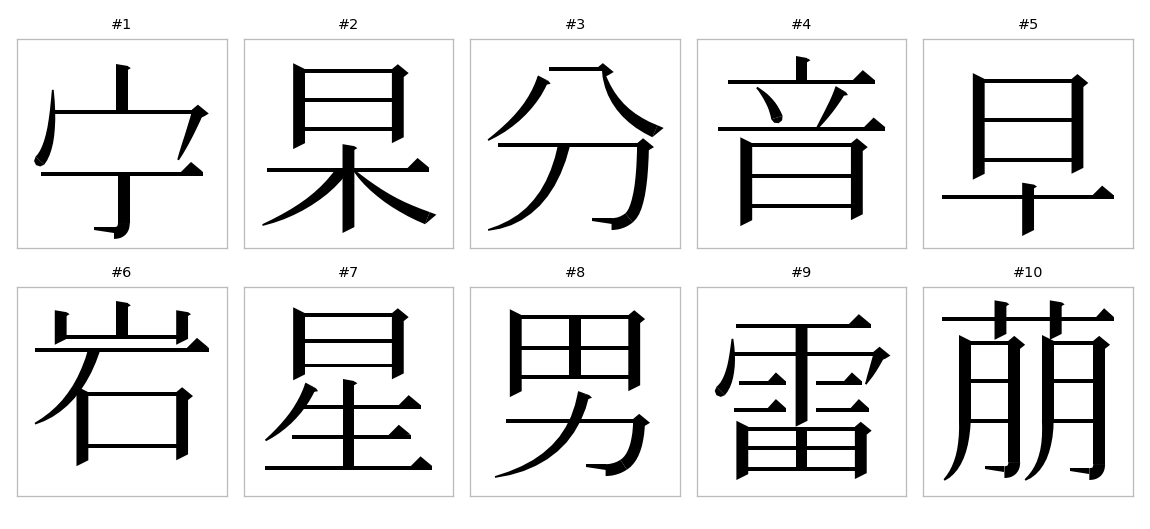

Source code (Python):
# -*- coding: utf-8 -*-
"""⿱ 上下结构视觉验证"""
import sys, io, json, urllib.request
import matplotlib
matplotlib.use("Agg")
import matplotlib.pyplot as plt
from matplotlib.path import Path
from matplotlib.patches import PathPatch

sys.stdout = io.TextIOWrapper(sys.stdout.buffer, encoding="utf-8")
BASE = "http://127.0.0.1:18080"


def post(path, payload):
    body = json.dumps(payload, ensure_ascii=False).encode("utf-8")
    req = urllib.request.Request(BASE + path, data=body,
                                 headers={"Content-Type": "application/json"})
    with urllib.request.urlopen(req, timeout=180) as r:
        return json.loads(r.read().decode("utf-8"))


cases = ["⿱宀丁", "⿱日木", "⿱八刀", "⿱立日", "⿱日十",
         "⿱山石", "⿱日生", "⿱田力", "⿱雨田", "⿱艹朋"]
res = post("/api/render", {"ids": cases})


def contour_to_path(contour):
    verts, codes = [], []
    first = None
    i = 0
    while i < len(contour):
        p = contour[i]
        if not p or p[2] != 0:
            i += 1
            continue
        x, y = p[0], p[1]
        if first is None:
            first = (x, y)
            verts.append((x, y)); codes.append(Path.MOVETO)
        else:
            verts.append((x, y)); codes.append(Path.LINETO)
        j = i + 1
        ctrls = []
        while j < len(contour) and contour[j] and contour[j][2] == 1:
            ctrls.append(contour[j]); j += 1
        if ctrls and j < len(contour) and contour[j] and contour[j][2] == 0:
            e = contour[j]
            if len(ctrls) == 1:
                verts.append((ctrls[0][0], ctrls[0][1])); codes.append(Path.CURVE3)
                verts.append((e[0], e[1]));               codes.append(Path.CURVE3)
            else:
                verts.append((ctrls[0][0], ctrls[0][1])); codes.append(Path.CURVE4)
                verts.append((ctrls[1][0], ctrls[1][1])); codes.append(Path.CURVE4)
                verts.append((e[0], e[1]));               codes.append(Path.CURVE4)
            i = j
            continue
        i += 1
    if first is not None:
        verts.append(first); codes.append(Path.CLOSEPOLY)
    return Path(verts, codes)


ok = [r for r in res["results"] if r.get("contours")]
cols = 5
rows = max(1, (len(ok) + cols - 1) // cols)
fig, axes = plt.subplots(rows, cols, figsize=(cols * 2.0, rows * 2.3))
axes = list(axes.flatten())

for k, (ax, r) in enumerate(zip(axes, ok)):
    for c in r["contours"]:
        ax.add_patch(PathPatch(contour_to_path(c), facecolor="black",
                               edgecolor="none"))
    ax.set_xlim(-6, 206); ax.set_ylim(-6, 206)
    ax.invert_yaxis()
    ax.set_aspect("equal")
    ax.set_title(f"#{k+1}", fontsize=9)
    ax.set_xticks([]); ax.set_yticks([])
    for s in ax.spines.values():
        s.set_color("#bbbbbb")
for ax in axes[len(ok):]:
    ax.axis("off")

plt.tight_layout()
out = r"D:\2026harucpp\web\analysis\vertical_check.png"
plt.savefig(out, dpi=115, facecolor="white")
print(f"→ {out}")
print(f"服务端 {res['total_ms']}ms, 渲染 {len(ok)} 格")
print("\n编号对应:")
for k, r in enumerate(ok):
    print(f"  #{k+1}  {r['ids']}   {r['info']['n_contours']}轮廓")
